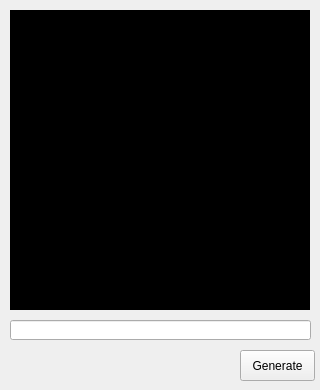
<?xml version="1.0" encoding="UTF-8"?>
<ui version="4.0">
 <class>Form</class>
 <widget class="QWidget" name="Form">
  <property name="geometry">
   <rect>
    <x>0</x>
    <y>0</y>
    <width>320</width>
    <height>390</height>
   </rect>
  </property>
  <property name="sizePolicy">
   <sizepolicy hsizetype="Fixed" vsizetype="Fixed">
    <horstretch>0</horstretch>
    <verstretch>0</verstretch>
   </sizepolicy>
  </property>
  <property name="minimumSize">
   <size>
    <width>320</width>
    <height>390</height>
   </size>
  </property>
  <property name="maximumSize">
   <size>
    <width>320</width>
    <height>390</height>
   </size>
  </property>
  <property name="windowTitle">
   <string>QRCODE App</string>
  </property>
  <widget class="QLabel" name="lblQrCode">
   <property name="geometry">
    <rect>
     <x>10</x>
     <y>10</y>
     <width>300</width>
     <height>300</height>
    </rect>
   </property>
   <property name="styleSheet">
    <string notr="true">background-color: rgb(0, 0, 0);</string>
   </property>
   <property name="text">
    <string/>
   </property>
  </widget>
  <widget class="QLineEdit" name="txtQrData">
   <property name="geometry">
    <rect>
     <x>10</x>
     <y>320</y>
     <width>301</width>
     <height>20</height>
    </rect>
   </property>
  </widget>
  <widget class="QPushButton" name="btnQrGen">
   <property name="geometry">
    <rect>
     <x>240</x>
     <y>350</y>
     <width>75</width>
     <height>31</height>
    </rect>
   </property>
   <property name="text">
    <string>Generate</string>
   </property>
  </widget>
 </widget>
 <resources/>
 <connections/>
</ui>
